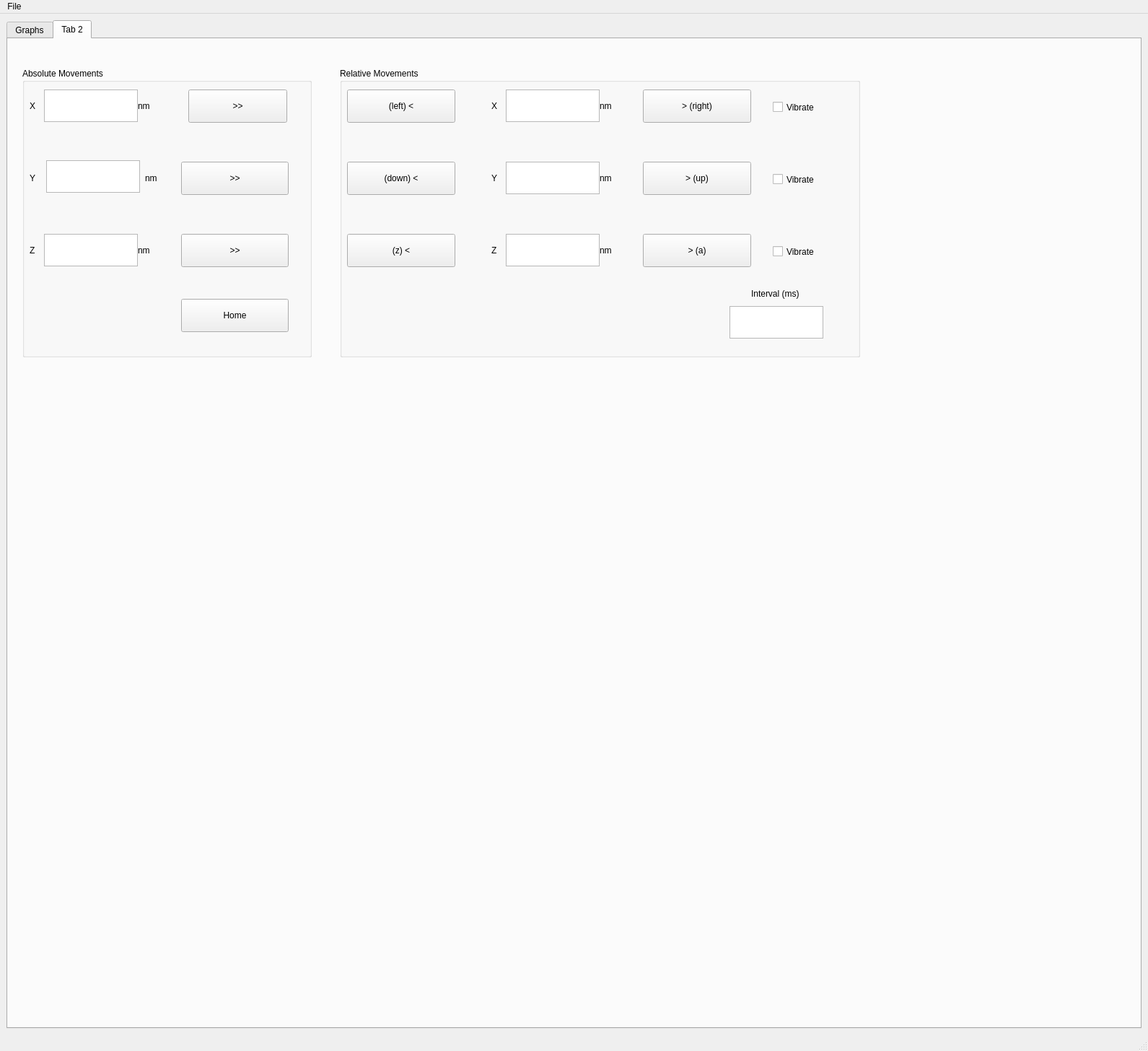
<?xml version="1.0" encoding="UTF-8"?>
<ui version="4.0">
 <class>MainWindow</class>
 <widget class="QMainWindow" name="MainWindow">
  <property name="geometry">
   <rect>
    <x>0</x>
    <y>0</y>
    <width>1591</width>
    <height>1456</height>
   </rect>
  </property>
  <property name="windowTitle">
   <string>USB-AO16-16A</string>
  </property>
  <widget class="QWidget" name="centralwidget">
   <layout class="QGridLayout" name="gridLayout_2">
    <item row="0" column="0">
     <widget class="QTabWidget" name="tabGraphs">
      <property name="sizePolicy">
       <sizepolicy hsizetype="Expanding" vsizetype="Ignored">
        <horstretch>0</horstretch>
        <verstretch>0</verstretch>
       </sizepolicy>
      </property>
      <property name="currentIndex">
       <number>1</number>
      </property>
      <widget class="QWidget" name="Graphs">
       <attribute name="title">
        <string>Graphs</string>
       </attribute>
       <layout class="QGridLayout" name="gridLayout_5">
        <item row="0" column="0">
         <layout class="QVBoxLayout" name="verticalLayout">
          <item>
           <widget class="QSlider" name="vsX">
            <property name="orientation">
             <enum>Qt::Vertical</enum>
            </property>
            <property name="tickPosition">
             <enum>QSlider::TicksAbove</enum>
            </property>
           </widget>
          </item>
          <item>
           <widget class="QLabel" name="lxset">
            <property name="font">
             <font>
              <pointsize>6</pointsize>
             </font>
            </property>
            <property name="text">
             <string>000.0</string>
            </property>
           </widget>
          </item>
         </layout>
        </item>
        <item row="0" column="1">
         <layout class="QGridLayout" name="gridLayout">
          <item row="0" column="0">
           <widget class="PlotWidget" name="XData"/>
          </item>
          <item row="1" column="0" alignment="Qt::AlignHCenter">
           <widget class="QLabel" name="lXData">
            <property name="text">
             <string>X-Position Data</string>
            </property>
           </widget>
          </item>
         </layout>
        </item>
        <item row="1" column="0" colspan="2">
         <layout class="QGridLayout" name="gridLayout_3">
          <item row="0" column="0" rowspan="2">
           <layout class="QVBoxLayout" name="verticalLayout_2">
            <item>
             <widget class="QSlider" name="vsY">
              <property name="orientation">
               <enum>Qt::Vertical</enum>
              </property>
              <property name="tickPosition">
               <enum>QSlider::TicksAbove</enum>
              </property>
             </widget>
            </item>
            <item>
             <widget class="QLabel" name="lyset">
              <property name="font">
               <font>
                <pointsize>6</pointsize>
               </font>
              </property>
              <property name="text">
               <string>000.0</string>
              </property>
             </widget>
            </item>
           </layout>
          </item>
          <item row="0" column="1">
           <widget class="PlotWidget" name="YData"/>
          </item>
          <item row="1" column="1" alignment="Qt::AlignHCenter">
           <widget class="QLabel" name="lYData">
            <property name="text">
             <string>Y-Position Data</string>
            </property>
           </widget>
          </item>
         </layout>
        </item>
        <item row="2" column="0" colspan="2">
         <layout class="QGridLayout" name="gridLayout_4">
          <item row="0" column="0" rowspan="2">
           <layout class="QVBoxLayout" name="verticalLayout_3">
            <item>
             <widget class="QSlider" name="vsZ">
              <property name="orientation">
               <enum>Qt::Vertical</enum>
              </property>
              <property name="tickPosition">
               <enum>QSlider::TicksAbove</enum>
              </property>
             </widget>
            </item>
            <item>
             <widget class="QLabel" name="lzset">
              <property name="font">
               <font>
                <pointsize>6</pointsize>
               </font>
              </property>
              <property name="text">
               <string>000.0</string>
              </property>
             </widget>
            </item>
           </layout>
          </item>
          <item row="0" column="1">
           <widget class="PlotWidget" name="ZData"/>
          </item>
          <item row="1" column="1" alignment="Qt::AlignHCenter">
           <widget class="QLabel" name="lZData">
            <property name="text">
             <string>Z-Position Data</string>
            </property>
           </widget>
          </item>
         </layout>
        </item>
       </layout>
      </widget>
      <widget class="QWidget" name="tab_2">
       <attribute name="title">
        <string>Tab 2</string>
       </attribute>
       <widget class="QGroupBox" name="groupBox">
        <property name="geometry">
         <rect>
          <x>20</x>
          <y>40</y>
          <width>401</width>
          <height>401</height>
         </rect>
        </property>
        <property name="title">
         <string>Absolute Movements</string>
        </property>
        <widget class="QPushButton" name="pushButton">
         <property name="geometry">
          <rect>
           <x>230</x>
           <y>30</y>
           <width>137</width>
           <height>46</height>
          </rect>
         </property>
         <property name="text">
          <string>&gt;&gt;</string>
         </property>
        </widget>
        <widget class="QPushButton" name="pushButton_2">
         <property name="geometry">
          <rect>
           <x>220</x>
           <y>130</y>
           <width>149</width>
           <height>46</height>
          </rect>
         </property>
         <property name="text">
          <string>&gt;&gt;</string>
         </property>
        </widget>
        <widget class="QPushButton" name="pushButton_3">
         <property name="geometry">
          <rect>
           <x>220</x>
           <y>230</y>
           <width>149</width>
           <height>46</height>
          </rect>
         </property>
         <property name="text">
          <string>&gt;&gt;</string>
         </property>
        </widget>
        <widget class="QPushButton" name="pushButton_4">
         <property name="geometry">
          <rect>
           <x>220</x>
           <y>320</y>
           <width>149</width>
           <height>46</height>
          </rect>
         </property>
         <property name="text">
          <string>Home</string>
         </property>
        </widget>
        <widget class="QTextEdit" name="textEdit">
         <property name="geometry">
          <rect>
           <x>30</x>
           <y>30</y>
           <width>130</width>
           <height>45</height>
          </rect>
         </property>
        </widget>
        <widget class="QTextEdit" name="textEdit_2">
         <property name="geometry">
          <rect>
           <x>33</x>
           <y>128</y>
           <width>130</width>
           <height>45</height>
          </rect>
         </property>
        </widget>
        <widget class="QTextEdit" name="textEdit_3">
         <property name="geometry">
          <rect>
           <x>30</x>
           <y>230</y>
           <width>130</width>
           <height>45</height>
          </rect>
         </property>
        </widget>
        <widget class="QLabel" name="label_4">
         <property name="geometry">
          <rect>
           <x>160</x>
           <y>240</y>
           <width>30</width>
           <height>25</height>
          </rect>
         </property>
         <property name="text">
          <string>nm</string>
         </property>
        </widget>
        <widget class="QLabel" name="label_5">
         <property name="geometry">
          <rect>
           <x>170</x>
           <y>140</y>
           <width>30</width>
           <height>25</height>
          </rect>
         </property>
         <property name="text">
          <string>nm</string>
         </property>
        </widget>
        <widget class="QLabel" name="label_6">
         <property name="geometry">
          <rect>
           <x>160</x>
           <y>40</y>
           <width>30</width>
           <height>25</height>
          </rect>
         </property>
         <property name="text">
          <string>nm</string>
         </property>
        </widget>
        <widget class="QLabel" name="label_3">
         <property name="geometry">
          <rect>
           <x>10</x>
           <y>240</y>
           <width>16</width>
           <height>25</height>
          </rect>
         </property>
         <property name="text">
          <string>Z</string>
         </property>
        </widget>
        <widget class="QLabel" name="label_2">
         <property name="geometry">
          <rect>
           <x>10</x>
           <y>140</y>
           <width>16</width>
           <height>25</height>
          </rect>
         </property>
         <property name="text">
          <string>Y</string>
         </property>
        </widget>
        <widget class="QLabel" name="label">
         <property name="geometry">
          <rect>
           <x>10</x>
           <y>40</y>
           <width>16</width>
           <height>25</height>
          </rect>
         </property>
         <property name="text">
          <string>X</string>
         </property>
        </widget>
       </widget>
       <widget class="QGroupBox" name="groupBox_2">
        <property name="geometry">
         <rect>
          <x>460</x>
          <y>40</y>
          <width>721</width>
          <height>401</height>
         </rect>
        </property>
        <property name="title">
         <string>Relative Movements</string>
        </property>
        <widget class="QPushButton" name="pushButton_5">
         <property name="geometry">
          <rect>
           <x>10</x>
           <y>30</y>
           <width>150</width>
           <height>46</height>
          </rect>
         </property>
         <property name="text">
          <string>(left) &lt;</string>
         </property>
        </widget>
        <widget class="QPushButton" name="pushButton_6">
         <property name="geometry">
          <rect>
           <x>420</x>
           <y>30</y>
           <width>150</width>
           <height>46</height>
          </rect>
         </property>
         <property name="text">
          <string>&gt; (right)</string>
         </property>
        </widget>
        <widget class="QPushButton" name="pushButton_7">
         <property name="geometry">
          <rect>
           <x>10</x>
           <y>130</y>
           <width>150</width>
           <height>46</height>
          </rect>
         </property>
         <property name="text">
          <string>(down) &lt;</string>
         </property>
        </widget>
        <widget class="QPushButton" name="pushButton_8">
         <property name="geometry">
          <rect>
           <x>10</x>
           <y>230</y>
           <width>150</width>
           <height>46</height>
          </rect>
         </property>
         <property name="text">
          <string>(z) &lt;</string>
         </property>
        </widget>
        <widget class="QPushButton" name="pushButton_9">
         <property name="geometry">
          <rect>
           <x>420</x>
           <y>130</y>
           <width>150</width>
           <height>46</height>
          </rect>
         </property>
         <property name="text">
          <string>&gt; (up)</string>
         </property>
        </widget>
        <widget class="QPushButton" name="pushButton_10">
         <property name="geometry">
          <rect>
           <x>420</x>
           <y>230</y>
           <width>150</width>
           <height>46</height>
          </rect>
         </property>
         <property name="text">
          <string>&gt; (a)</string>
         </property>
        </widget>
        <widget class="QTextEdit" name="textEdit_4">
         <property name="geometry">
          <rect>
           <x>230</x>
           <y>30</y>
           <width>130</width>
           <height>45</height>
          </rect>
         </property>
        </widget>
        <widget class="QTextEdit" name="textEdit_5">
         <property name="geometry">
          <rect>
           <x>230</x>
           <y>130</y>
           <width>130</width>
           <height>45</height>
          </rect>
         </property>
        </widget>
        <widget class="QTextEdit" name="textEdit_6">
         <property name="geometry">
          <rect>
           <x>230</x>
           <y>230</y>
           <width>130</width>
           <height>45</height>
          </rect>
         </property>
        </widget>
        <widget class="QLabel" name="label_9">
         <property name="geometry">
          <rect>
           <x>210</x>
           <y>240</y>
           <width>89</width>
           <height>25</height>
          </rect>
         </property>
         <property name="text">
          <string>Z</string>
         </property>
        </widget>
        <widget class="QLabel" name="label_10">
         <property name="geometry">
          <rect>
           <x>360</x>
           <y>240</y>
           <width>89</width>
           <height>25</height>
          </rect>
         </property>
         <property name="text">
          <string>nm</string>
         </property>
        </widget>
        <widget class="QLabel" name="label_11">
         <property name="geometry">
          <rect>
           <x>360</x>
           <y>140</y>
           <width>89</width>
           <height>25</height>
          </rect>
         </property>
         <property name="text">
          <string>nm</string>
         </property>
        </widget>
        <widget class="QLabel" name="label_12">
         <property name="geometry">
          <rect>
           <x>360</x>
           <y>40</y>
           <width>89</width>
           <height>25</height>
          </rect>
         </property>
         <property name="text">
          <string>nm</string>
         </property>
        </widget>
        <widget class="QLabel" name="label_8">
         <property name="geometry">
          <rect>
           <x>210</x>
           <y>140</y>
           <width>89</width>
           <height>25</height>
          </rect>
         </property>
         <property name="text">
          <string>Y</string>
         </property>
        </widget>
        <widget class="QLabel" name="label_7">
         <property name="geometry">
          <rect>
           <x>210</x>
           <y>40</y>
           <width>89</width>
           <height>25</height>
          </rect>
         </property>
         <property name="text">
          <string>X</string>
         </property>
        </widget>
        <widget class="QTextEdit" name="textEdit_7">
         <property name="geometry">
          <rect>
           <x>540</x>
           <y>330</y>
           <width>130</width>
           <height>45</height>
          </rect>
         </property>
        </widget>
        <widget class="QLabel" name="label_13">
         <property name="geometry">
          <rect>
           <x>570</x>
           <y>300</y>
           <width>131</width>
           <height>25</height>
          </rect>
         </property>
         <property name="text">
          <string>Interval (ms)</string>
         </property>
        </widget>
        <widget class="QCheckBox" name="checkBox">
         <property name="geometry">
          <rect>
           <x>600</x>
           <y>240</y>
           <width>132</width>
           <height>29</height>
          </rect>
         </property>
         <property name="text">
          <string>Vibrate</string>
         </property>
        </widget>
        <widget class="QCheckBox" name="checkBox_2">
         <property name="geometry">
          <rect>
           <x>600</x>
           <y>140</y>
           <width>132</width>
           <height>29</height>
          </rect>
         </property>
         <property name="text">
          <string>Vibrate</string>
         </property>
        </widget>
        <widget class="QCheckBox" name="checkBox_3">
         <property name="geometry">
          <rect>
           <x>600</x>
           <y>40</y>
           <width>132</width>
           <height>29</height>
          </rect>
         </property>
         <property name="text">
          <string>Vibrate</string>
         </property>
        </widget>
       </widget>
      </widget>
     </widget>
    </item>
   </layout>
  </widget>
  <widget class="QMenuBar" name="menubar">
   <property name="geometry">
    <rect>
     <x>0</x>
     <y>0</y>
     <width>1591</width>
     <height>21</height>
    </rect>
   </property>
   <widget class="QMenu" name="menuFile">
    <property name="title">
     <string>File</string>
    </property>
    <addaction name="actionOpen"/>
   </widget>
   <addaction name="menuFile"/>
  </widget>
  <widget class="QStatusBar" name="statusbar"/>
  <action name="actionOpen">
   <property name="text">
    <string>Run Script File</string>
   </property>
  </action>
  <action name="actionExit">
   <property name="text">
    <string>Exit</string>
   </property>
  </action>
 </widget>
 <customwidgets>
  <customwidget>
   <class>PlotWidget</class>
   <extends>QGraphicsView</extends>
   <header>pyqtgraph</header>
  </customwidget>
 </customwidgets>
 <resources/>
 <connections/>
</ui>
